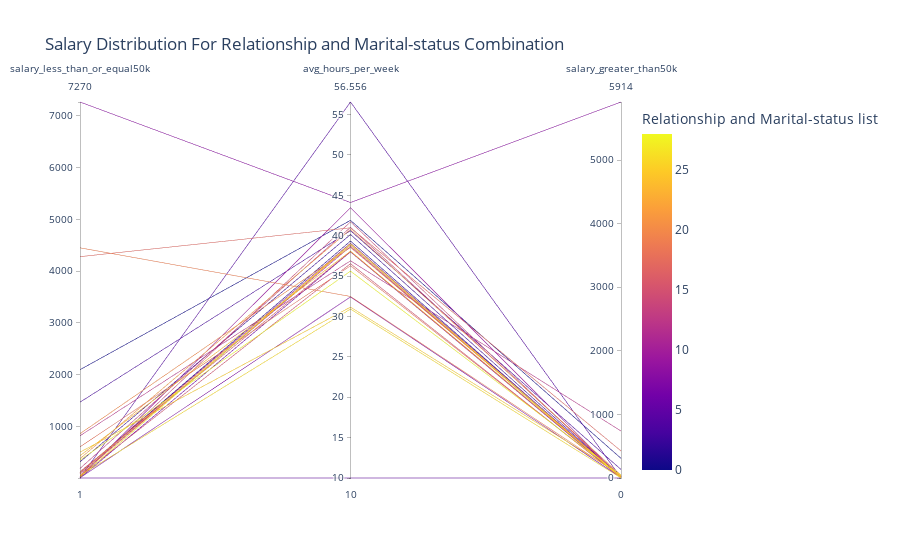

The notebook cell saved with this chart:
### Code cell
#scenario 4
#The UVW college marketing team is interested in the association of Marital status, Relationship and Salary.
import pandas as pd
import plotly.express as px

df_for_pcp = file_1_df.groupby(['Marital-status','Relationship','Salary']).size().reset_index(name='counts')

name_list=[]
sal_lte50k = []
sal_gt50k = []
for i in range(len(df_for_pcp)):
    name_list.append(df_for_pcp.iloc[i]['Marital-status']+" & "+df_for_pcp.iloc[i]['Relationship'])
df_for_pcp['name_list']=list(name_list)
unique_name_list=df_for_pcp['name_list'].unique()
for j in range(len(unique_name_list)):
    for k in range(len(df_for_pcp)):
        if df_for_pcp.iloc[k]['name_list']==unique_name_list[j] and df_for_pcp.iloc[k]['Salary']=='<=50K':
            sal_lte50k.append(df_for_pcp.iloc[k]['counts'])
            if df_for_pcp.iloc[k+1]['name_list']==unique_name_list[j] and df_for_pcp.iloc[k+1]['Salary']=='>50K':
                sal_gt50k.append(df_for_pcp.iloc[k+1]['counts'])
            if df_for_pcp.iloc[k+1]['name_list']!=unique_name_list[j]:
                sal_gt50k.append(0)
            else:
                continue

df_for_pcp_final= pd.DataFrame()
df_for_pcp_final['Relationship and Marital-status list']= unique_name_list
df_for_pcp_final['salary_less_than_or_equal50k']=sal_lte50k
df_for_pcp_final['avg_hours_per_week']=[0]* len(df_for_pcp_final)
df_for_pcp_final['salary_greater_than50k']=sal_gt50k
names=[]
avg_list=[]
for l in range(len(unique_name_list)):
    names=unique_name_list[l].split(' & ')
    hpw=[]
    avg=0
    for m in range(len(file_1_df)):
        if file_1_df.iloc[m]['Marital-status'] == names[0] and file_1_df.iloc[m]['Relationship'] == names[1]:
            hpw.append(file_1_df.iloc[m]['Hours-per-week'])
    avg=sum(hpw)/len(hpw)
    avg_list.append(avg)

df_for_pcp_final['avg_hours_per_week'] = avg_list
final_name_dict = { 'Divorced & Not-in-family':0,'Divorced & Other-relative':1,'Divorced & Own-child':2,
                   'Divorced & Unmarried':3,'Married-AF-spouse & Husband':4,'Married-AF-spouse & Other-relative':5,
                   'Married-AF-spouse & Own-child':6,'Married-AF-spouse & Wife':7,'Married-civ-spouse & Husband':8,
                   'Married-civ-spouse & Not-in-family':9,'Married-civ-spouse & Other-relative':10,
                   'Married-civ-spouse & Own-child':11,'Married-civ-spouse & Wife':12,
                   'Married-spouse-absent & Not-in-family':13,'Married-spouse-absent & Other-relative':14,
                   'Married-spouse-absent & Own-child':15,'Married-spouse-absent & Unmarried':16,
                   'Never-married & Not-in-family':17,'Never-married & Other-relative':18,
                   'Never-married & Own-child':19,'Never-married & Unmarried':20,'Separated & Not-in-family':21,
                   'Separated & Other-relative':22,'Separated & Own-child':23,'Separated & Unmarried':24,
                   'Widowed & Not-in-family':25,'Widowed & Other-relative':26,'Widowed & Own-child':27,'Widowed & Unmarried':28}
       
df_for_pcp_final=df_for_pcp_final.replace(to_replace = final_name_dict)

fig = px.parallel_coordinates(df_for_pcp_final,color="Relationship and Marital-status list",
                              dimensions=['salary_less_than_or_equal50k','avg_hours_per_week', 'salary_greater_than50k'],
                              title='Salary Distribution For Relationship and Marital-status Combination')

fig.show()
display_df=pd.DataFrame()
display_df['Encoded Value']= df_for_pcp_final['Relationship and Marital-status list']
display_df['Combinations']=unique_name_list

from IPython.display import HTML
HTML(display_df.to_html(index=False))

### Figure 1 — Plotly figure (JSON) as saved in the notebook; plotly's stock layout.template omitted (floating-point values rounded to 4 significant figures)
{"data": [{"dimensions": [{"label": "salary_less_than_or_equal50k", "values": [2095, 104, 314, 1467, 5, 1, 1, 6, 7270, 13, 106, 78, 817, 186, 30, 43, 125, 4280, 603, 4451, 858, 375, 53, 99, 432, 500, 47, 15, 346]}, {"label": "avg_hours_per_week", "values": [41.9, 39.34, 40.15, 40.62, 56.56, 10, 38, 32.42, 44.11, 43.47, 39.06, 38.66, 36.9, 41.04, 41.72, 36.53, 38.03, 40.98, 36.28, 32.48, 38.55, 40.78, 38.84, 38.85, 38.08, 31.16, 30.92, 39, 35.61]}, {"label": "salary_greater_than50k", "values": [309, 6, 14, 134, 4, 0, 0, 6, 5914, 4, 18, 17, 739, 25, 2, 2, 5, 426, 8, 34, 23, 45, 2, 0, 19, 47, 1, 0, 37]}], "domain": {"x": [0, 1], "y": [0, 1]}, "line": {"color": [0, 1, 2, 3, 4, 5, 6, 7, 8, 9, 10, 11, 12, 13, 14, 15, 16, 17, 18, 19, 20, 21, 22, 23, 24, 25, 26, 27, 28], "coloraxis": "coloraxis"}, "name": "", "type": "parcoords"}], "layout": {"coloraxis": {"colorbar": {"title": {"text": "Relationship and Marital-status list"}}, "colorscale": [[0, "#0d0887"], [0.1111, "#46039f"], [0.2222, "#7201a8"], [0.3333, "#9c179e"], [0.4444, "#bd3786"], [0.5556, "#d8576b"], [0.6667, "#ed7953"], [0.7778, "#fb9f3a"], [0.8889, "#fdca26"], [1, "#f0f921"]]}, "legend": {"tracegroupgap": 0}, "title": {"text": "Salary Distribution For Relationship and Marital-status Combination"}}}
